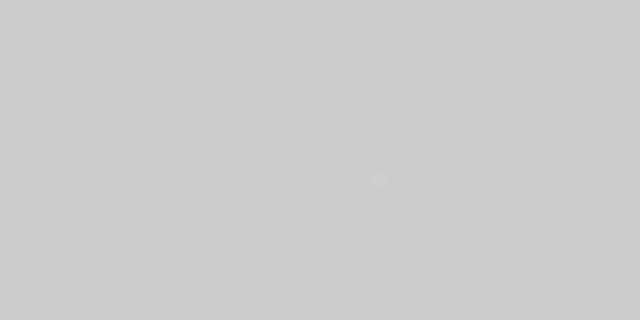
Frame 1 (no input)
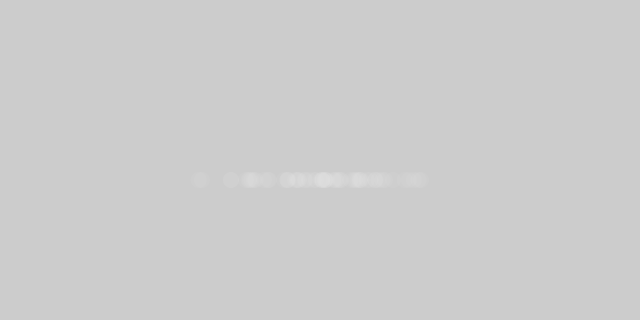
Frame 60 (the mouse pressed at the canvas centre just before this capture)
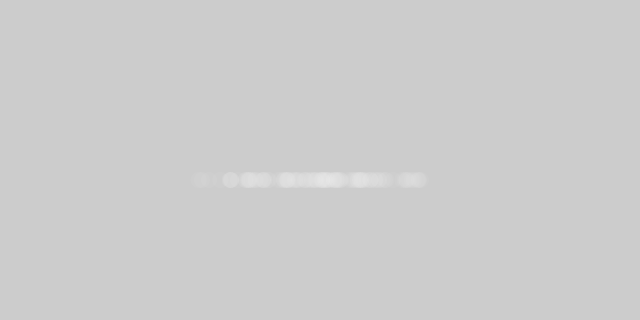
Frame 120 (the mouse held since frame 60 and released just before this capture)

The Processing sketch that drew these frames (run headless with seeded random() and noise(); from frame 60 on, the mouse is pressed at the canvas centre):

// Processing sketch: e04_gaussian_distribution
// ── e04_gaussian_distribution.pde
import java.util.Random;

Random generator;

void setup() {
  size(640,320);
  generator = new Random();
}

void draw() {
  float num = (float) generator.nextGaussian();
  float mean = 320;
  float sd = 60;
  float x = num * sd + mean;
  noStroke();
  fill(255,10);
  ellipse(x,180,16,16);
}
